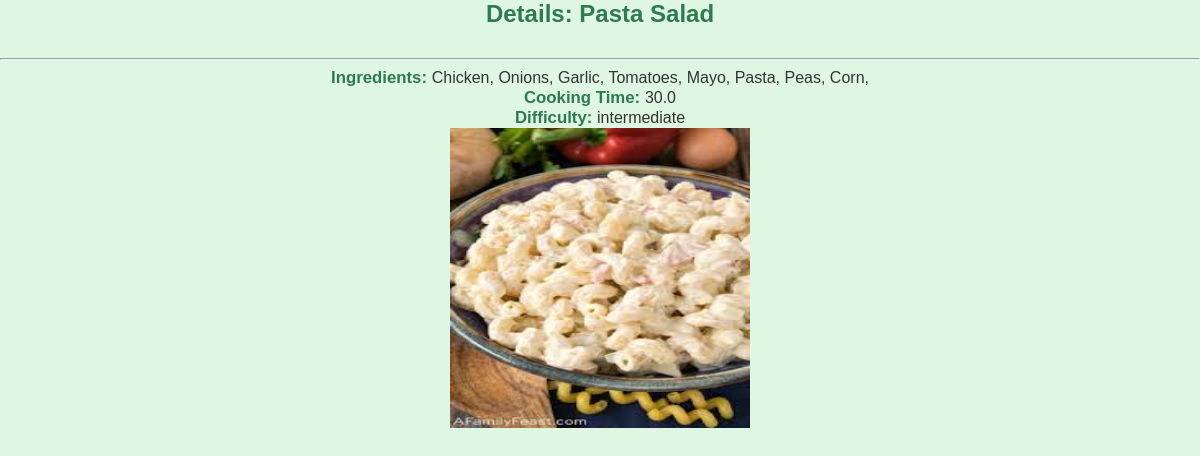
Page /recipes/list/15 (signed in) on the committed database.
### recipes/models.py (models this page shows, shortened)
class Recipe(models.Model):
  name = models.CharField(max_length=120)
  ingredients = models.ManyToManyField(Ingredient)
  cooking_time = models.FloatField(
    help_text='in minutes',
    verbose_name = 'cooking_time'
  )
  difficulty = models.CharField(
    max_length=12,
    choices=difficulty_choices,
    default='intermediate'
  )
  pic = models.ImageField(upload_to='recipes', default='no_picture.jpg')

### ingredients/models.py (models this page shows, shortened)
class Ingredient(models.Model):
  name = models.CharField(max_length=120)

### recipes/views.py (the view)
# urls.py: path('list/<pk>', RecipeDetailView.as_view(), name='detail'),
class RecipeDetailView(LoginRequiredMixin, DetailView):
  model = Recipe
  template_name = 'recipes/recipes_detail.html'

### recipes/templates/recipes/recipes_detail.html (shortened to what this page needs)
<h2>Details: {{object.name}}</h2>
<hr>
<b>Ingredients: </b>
    {% for ingredient in object.ingredients.all %}
        {{ingredient.name}},
    {% empty %}
        <li>No ingredients listed</li>
    {% endfor %}
<b>Cooking Time: </b> {{object.cooking_time}} <br>
<b>Difficulty: </b> {{object.difficulty}} <br>
<img src="{{object.pic.url}}" width="300" height="300" />

### recipes/templates/recipes/recipes_detail.html (style rules this page uses)
h2 { color: #2f7a4e; text-align: center; margin-bottom: 30px; }
b { color: #2f7a4e; }
p, b { font-size: 1.05rem; margin: 10px 0; }

### rows in the picture
Recipe: name "Pasta Salad", cooking_time "30.0", difficulty "intermediate", pic (picture)
Ingredient: name "Chicken"
Ingredient: name "Onions"
Ingredient: name "Garlic"
Ingredient: name "Tomatoes"
Ingredient: name "Mayo"
Ingredient: name "Pasta"
Ingredient: name "Peas"
Ingredient: name "Corn"
